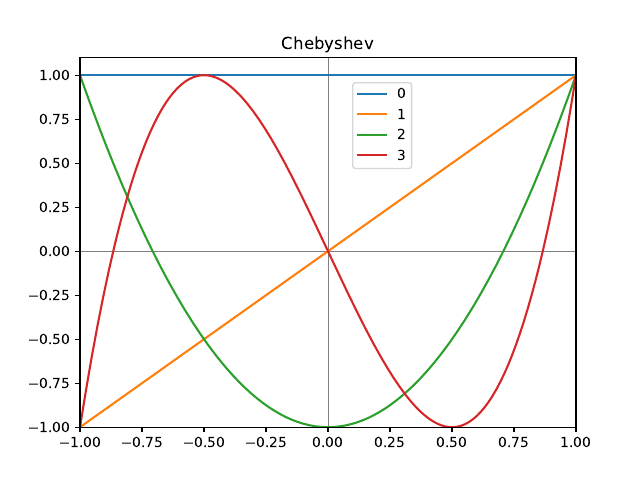

This chart was generated by the following Python code:
import numpy as np
import scipy.special
import matplotlib.pyplot as plt


x = np.linspace(-1, 1, 256)
cb0 = np.polyval(scipy.special.chebyt(0), x)
cb1 = scipy.special.eval_chebyt(1, x)
cb2 = np.polyval(scipy.special.chebyt(2), x)
cb3 = scipy.special.eval_chebyt(3, x)

fig, ax = plt.subplots(1, 1)

ax.plot(x, cb0, label='0')
ax.plot(x, cb1, label='1')
ax.plot(x, cb2, label='2')
ax.plot(x, cb3, label='3')
ax.axhline(color="grey", zorder=-1, lw=0.5)
ax.axvline(color="grey", zorder=-1, lw=0.5)
ax.set_ylim(-1, 1.1)
ax.set_title('Chebyshev')
ax.set_xlim(-1, 1)
ax.legend(loc=(0.55, 0.7))

plt.savefig('cheb.pdf')
plt.show()
